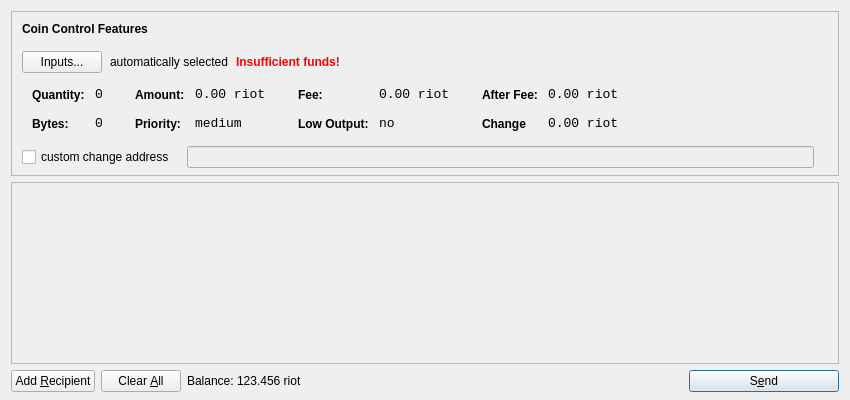
<?xml version="1.0" encoding="UTF-8"?>
<ui version="4.0">
 <class>SendCoinsDialog</class>
 <widget class="QDialog" name="SendCoinsDialog">
  <property name="geometry">
   <rect>
    <x>0</x>
    <y>0</y>
    <width>850</width>
    <height>400</height>
   </rect>
  </property>
  <property name="windowTitle">
   <string>Send Coins</string>
  </property>
  <layout class="QVBoxLayout" name="verticalLayout" stretch="0,1,0">
   <property name="bottomMargin">
    <number>8</number>
   </property>
   <item>
    <widget class="QFrame" name="frameCoinControl">
     <property name="sizePolicy">
      <sizepolicy hsizetype="Expanding" vsizetype="Expanding">
       <horstretch>0</horstretch>
       <verstretch>0</verstretch>
      </sizepolicy>
     </property>
     <property name="maximumSize">
      <size>
       <width>16777215</width>
       <height>16777215</height>
      </size>
     </property>
     <property name="frameShape">
      <enum>QFrame::StyledPanel</enum>
     </property>
     <property name="frameShadow">
      <enum>QFrame::Sunken</enum>
     </property>
     <layout class="QVBoxLayout" name="verticalLayoutCoinControl2">
      <property name="spacing">
       <number>-1</number>
      </property>
      <property name="leftMargin">
       <number>0</number>
      </property>
      <property name="topMargin">
       <number>0</number>
      </property>
      <property name="rightMargin">
       <number>0</number>
      </property>
      <property name="bottomMargin">
       <number>6</number>
      </property>
      <item>
       <layout class="QVBoxLayout" name="verticalLayoutCoinControl" stretch="0,0,0,0,1">
        <property name="spacing">
         <number>0</number>
        </property>
        <property name="leftMargin">
         <number>10</number>
        </property>
        <property name="topMargin">
         <number>10</number>
        </property>
        <item>
         <layout class="QHBoxLayout" name="horizontalLayoutCoinControl1">
          <property name="bottomMargin">
           <number>15</number>
          </property>
          <item>
           <widget class="QLabel" name="labelCoinControlFeatures">
            <property name="sizePolicy">
             <sizepolicy hsizetype="Preferred" vsizetype="Maximum">
              <horstretch>0</horstretch>
              <verstretch>0</verstretch>
             </sizepolicy>
            </property>
            <property name="font">
             <font>
              <weight>75</weight>
              <bold>true</bold>
             </font>
            </property>
            <property name="styleSheet">
             <string notr="true">font-weight:bold;</string>
            </property>
            <property name="text">
             <string>Coin Control Features</string>
            </property>
           </widget>
          </item>
         </layout>
        </item>
        <item>
         <layout class="QHBoxLayout" name="horizontalLayoutCoinControl2" stretch="0,0,0,0">
          <property name="spacing">
           <number>8</number>
          </property>
          <property name="bottomMargin">
           <number>10</number>
          </property>
          <item>
           <widget class="QPushButton" name="pushButtonCoinControl">
            <property name="styleSheet">
             <string notr="true"/>
            </property>
            <property name="text">
             <string>Inputs...</string>
            </property>
           </widget>
          </item>
          <item>
           <widget class="QLabel" name="labelCoinControlAutomaticallySelected">
            <property name="text">
             <string>automatically selected</string>
            </property>
            <property name="margin">
             <number>5</number>
            </property>
           </widget>
          </item>
          <item>
           <widget class="QLabel" name="labelCoinControlInsuffFunds">
            <property name="font">
             <font>
              <weight>75</weight>
              <bold>true</bold>
             </font>
            </property>
            <property name="styleSheet">
             <string notr="true">color:red;font-weight:bold;</string>
            </property>
            <property name="text">
             <string>Insufficient funds!</string>
            </property>
            <property name="margin">
             <number>5</number>
            </property>
           </widget>
          </item>
          <item>
           <spacer name="horizontalSpacerCoinControl">
            <property name="orientation">
             <enum>Qt::Horizontal</enum>
            </property>
            <property name="sizeHint" stdset="0">
             <size>
              <width>40</width>
              <height>1</height>
             </size>
            </property>
           </spacer>
          </item>
         </layout>
        </item>
        <item>
         <widget class="QWidget" name="widgetCoinControl" native="true">
          <property name="sizePolicy">
           <sizepolicy hsizetype="Preferred" vsizetype="Preferred">
            <horstretch>0</horstretch>
            <verstretch>0</verstretch>
           </sizepolicy>
          </property>
          <property name="minimumSize">
           <size>
            <width>0</width>
            <height>0</height>
           </size>
          </property>
          <property name="styleSheet">
           <string notr="true"/>
          </property>
          <layout class="QHBoxLayout" name="horizontalLayoutCoinControl5">
           <property name="margin">
            <number>0</number>
           </property>
           <item>
            <layout class="QHBoxLayout" name="horizontalLayoutCoinControl3" stretch="0,0,0,1">
             <property name="spacing">
              <number>20</number>
             </property>
             <property name="topMargin">
              <number>0</number>
             </property>
             <property name="bottomMargin">
              <number>10</number>
             </property>
             <item>
              <layout class="QFormLayout" name="formLayoutCoinControl1">
               <property name="horizontalSpacing">
                <number>10</number>
               </property>
               <property name="verticalSpacing">
                <number>14</number>
               </property>
               <property name="leftMargin">
                <number>10</number>
               </property>
               <property name="topMargin">
                <number>4</number>
               </property>
               <property name="rightMargin">
                <number>6</number>
               </property>
               <item row="0" column="0">
                <widget class="QLabel" name="labelCoinControlQuantityText">
                 <property name="styleSheet">
                  <string notr="true">font-weight:bold;</string>
                 </property>
                 <property name="text">
                  <string>Quantity:</string>
                 </property>
                 <property name="margin">
                  <number>0</number>
                 </property>
                </widget>
               </item>
               <item row="0" column="1">
                <widget class="QLabel" name="labelCoinControlQuantity">
                 <property name="font">
                  <font>
                   <family>Monospace</family>
                   <pointsize>10</pointsize>
                  </font>
                 </property>
                 <property name="cursor">
                  <cursorShape>IBeamCursor</cursorShape>
                 </property>
                 <property name="contextMenuPolicy">
                  <enum>Qt::ActionsContextMenu</enum>
                 </property>
                 <property name="text">
                  <string>0</string>
                 </property>
                 <property name="margin">
                  <number>0</number>
                 </property>
                 <property name="textInteractionFlags">
                  <set>Qt::LinksAccessibleByMouse|Qt::TextSelectableByKeyboard|Qt::TextSelectableByMouse</set>
                 </property>
                </widget>
               </item>
               <item row="1" column="0">
                <widget class="QLabel" name="labelCoinControlBytesText">
                 <property name="styleSheet">
                  <string notr="true">font-weight:bold;</string>
                 </property>
                 <property name="text">
                  <string>Bytes:</string>
                 </property>
                </widget>
               </item>
               <item row="1" column="1">
                <widget class="QLabel" name="labelCoinControlBytes">
                 <property name="font">
                  <font>
                   <family>Monospace</family>
                   <pointsize>10</pointsize>
                  </font>
                 </property>
                 <property name="cursor">
                  <cursorShape>IBeamCursor</cursorShape>
                 </property>
                 <property name="contextMenuPolicy">
                  <enum>Qt::ActionsContextMenu</enum>
                 </property>
                 <property name="text">
                  <string>0</string>
                 </property>
                 <property name="textInteractionFlags">
                  <set>Qt::LinksAccessibleByMouse|Qt::TextSelectableByKeyboard|Qt::TextSelectableByMouse</set>
                 </property>
                </widget>
               </item>
              </layout>
             </item>
             <item>
              <layout class="QFormLayout" name="formLayoutCoinControl2">
               <property name="horizontalSpacing">
                <number>10</number>
               </property>
               <property name="verticalSpacing">
                <number>14</number>
               </property>
               <property name="leftMargin">
                <number>6</number>
               </property>
               <property name="topMargin">
                <number>4</number>
               </property>
               <property name="rightMargin">
                <number>6</number>
               </property>
               <item row="0" column="0">
                <widget class="QLabel" name="labelCoinControlAmountText">
                 <property name="styleSheet">
                  <string notr="true">font-weight:bold;</string>
                 </property>
                 <property name="text">
                  <string>Amount:</string>
                 </property>
                 <property name="margin">
                  <number>0</number>
                 </property>
                </widget>
               </item>
               <item row="0" column="1">
                <widget class="QLabel" name="labelCoinControlAmount">
                 <property name="font">
                  <font>
                   <family>Monospace</family>
                   <pointsize>10</pointsize>
                  </font>
                 </property>
                 <property name="cursor">
                  <cursorShape>IBeamCursor</cursorShape>
                 </property>
                 <property name="contextMenuPolicy">
                  <enum>Qt::ActionsContextMenu</enum>
                 </property>
                 <property name="text">
                  <string>0.00 riot</string>
                 </property>
                 <property name="textInteractionFlags">
                  <set>Qt::LinksAccessibleByMouse|Qt::TextSelectableByKeyboard|Qt::TextSelectableByMouse</set>
                 </property>
                </widget>
               </item>
               <item row="1" column="0">
                <widget class="QLabel" name="labelCoinControlPriorityText">
                 <property name="styleSheet">
                  <string notr="true">font-weight:bold;</string>
                 </property>
                 <property name="text">
                  <string>Priority:</string>
                 </property>
                </widget>
               </item>
               <item row="1" column="1">
                <widget class="QLabel" name="labelCoinControlPriority">
                 <property name="font">
                  <font>
                   <family>Monospace</family>
                   <pointsize>10</pointsize>
                  </font>
                 </property>
                 <property name="cursor">
                  <cursorShape>IBeamCursor</cursorShape>
                 </property>
                 <property name="contextMenuPolicy">
                  <enum>Qt::ActionsContextMenu</enum>
                 </property>
                 <property name="text">
                  <string>medium</string>
                 </property>
                 <property name="textInteractionFlags">
                  <set>Qt::LinksAccessibleByMouse|Qt::TextSelectableByKeyboard|Qt::TextSelectableByMouse</set>
                 </property>
                </widget>
               </item>
              </layout>
             </item>
             <item>
              <layout class="QFormLayout" name="formLayoutCoinControl3">
               <property name="horizontalSpacing">
                <number>10</number>
               </property>
               <property name="verticalSpacing">
                <number>14</number>
               </property>
               <property name="leftMargin">
                <number>6</number>
               </property>
               <property name="topMargin">
                <number>4</number>
               </property>
               <property name="rightMargin">
                <number>6</number>
               </property>
               <item row="0" column="0">
                <widget class="QLabel" name="labelCoinControlFeeText">
                 <property name="styleSheet">
                  <string notr="true">font-weight:bold;</string>
                 </property>
                 <property name="text">
                  <string>Fee:</string>
                 </property>
                 <property name="margin">
                  <number>0</number>
                 </property>
                </widget>
               </item>
               <item row="0" column="1">
                <widget class="QLabel" name="labelCoinControlFee">
                 <property name="font">
                  <font>
                   <family>Monospace</family>
                   <pointsize>10</pointsize>
                  </font>
                 </property>
                 <property name="cursor">
                  <cursorShape>IBeamCursor</cursorShape>
                 </property>
                 <property name="contextMenuPolicy">
                  <enum>Qt::ActionsContextMenu</enum>
                 </property>
                 <property name="text">
                  <string>0.00 riot</string>
                 </property>
                 <property name="textInteractionFlags">
                  <set>Qt::LinksAccessibleByMouse|Qt::TextSelectableByKeyboard|Qt::TextSelectableByMouse</set>
                 </property>
                </widget>
               </item>
               <item row="1" column="0">
                <widget class="QLabel" name="labelCoinControlLowOutputText">
                 <property name="styleSheet">
                  <string notr="true">font-weight:bold;</string>
                 </property>
                 <property name="text">
                  <string>Low Output:</string>
                 </property>
                </widget>
               </item>
               <item row="1" column="1">
                <widget class="QLabel" name="labelCoinControlLowOutput">
                 <property name="font">
                  <font>
                   <family>Monospace</family>
                   <pointsize>10</pointsize>
                  </font>
                 </property>
                 <property name="cursor">
                  <cursorShape>IBeamCursor</cursorShape>
                 </property>
                 <property name="contextMenuPolicy">
                  <enum>Qt::ActionsContextMenu</enum>
                 </property>
                 <property name="text">
                  <string>no</string>
                 </property>
                 <property name="textInteractionFlags">
                  <set>Qt::LinksAccessibleByMouse|Qt::TextSelectableByKeyboard|Qt::TextSelectableByMouse</set>
                 </property>
                </widget>
               </item>
              </layout>
             </item>
             <item>
              <layout class="QFormLayout" name="formLayoutCoinControl4">
               <property name="horizontalSpacing">
                <number>10</number>
               </property>
               <property name="verticalSpacing">
                <number>14</number>
               </property>
               <property name="leftMargin">
                <number>6</number>
               </property>
               <property name="topMargin">
                <number>4</number>
               </property>
               <property name="rightMargin">
                <number>6</number>
               </property>
               <item row="0" column="0">
                <widget class="QLabel" name="labelCoinControlAfterFeeText">
                 <property name="styleSheet">
                  <string notr="true">font-weight:bold;</string>
                 </property>
                 <property name="text">
                  <string>After Fee:</string>
                 </property>
                 <property name="margin">
                  <number>0</number>
                 </property>
                </widget>
               </item>
               <item row="0" column="1">
                <widget class="QLabel" name="labelCoinControlAfterFee">
                 <property name="font">
                  <font>
                   <family>Monospace</family>
                   <pointsize>10</pointsize>
                  </font>
                 </property>
                 <property name="cursor">
                  <cursorShape>IBeamCursor</cursorShape>
                 </property>
                 <property name="contextMenuPolicy">
                  <enum>Qt::ActionsContextMenu</enum>
                 </property>
                 <property name="text">
                  <string>0.00 riot</string>
                 </property>
                 <property name="textInteractionFlags">
                  <set>Qt::LinksAccessibleByMouse|Qt::TextSelectableByKeyboard|Qt::TextSelectableByMouse</set>
                 </property>
                </widget>
               </item>
               <item row="1" column="0">
                <widget class="QLabel" name="labelCoinControlChangeText">
                 <property name="styleSheet">
                  <string notr="true">font-weight:bold;</string>
                 </property>
                 <property name="text">
                  <string>Change</string>
                 </property>
                </widget>
               </item>
               <item row="1" column="1">
                <widget class="QLabel" name="labelCoinControlChange">
                 <property name="font">
                  <font>
                   <family>Monospace</family>
                   <pointsize>10</pointsize>
                  </font>
                 </property>
                 <property name="cursor">
                  <cursorShape>IBeamCursor</cursorShape>
                 </property>
                 <property name="contextMenuPolicy">
                  <enum>Qt::ActionsContextMenu</enum>
                 </property>
                 <property name="text">
                  <string>0.00 riot</string>
                 </property>
                 <property name="textInteractionFlags">
                  <set>Qt::LinksAccessibleByMouse|Qt::TextSelectableByKeyboard|Qt::TextSelectableByMouse</set>
                 </property>
                </widget>
               </item>
              </layout>
             </item>
            </layout>
           </item>
          </layout>
         </widget>
        </item>
        <item>
         <layout class="QHBoxLayout" name="horizontalLayoutCoinControl4" stretch="0,0,0">
          <property name="spacing">
           <number>12</number>
          </property>
          <property name="sizeConstraint">
           <enum>QLayout::SetDefaultConstraint</enum>
          </property>
          <property name="topMargin">
           <number>5</number>
          </property>
          <property name="rightMargin">
           <number>5</number>
          </property>
          <item>
           <widget class="QCheckBox" name="checkBoxCoinControlChange">
            <property name="text">
             <string>custom change address</string>
            </property>
           </widget>
          </item>
          <item>
           <widget class="QLineEdit" name="lineEditCoinControlChange">
            <property name="enabled">
             <bool>false</bool>
            </property>
            <property name="sizePolicy">
             <sizepolicy hsizetype="Expanding" vsizetype="Fixed">
              <horstretch>0</horstretch>
              <verstretch>0</verstretch>
             </sizepolicy>
            </property>
           </widget>
          </item>
          <item>
           <widget class="QLabel" name="labelCoinControlChangeLabel">
            <property name="sizePolicy">
             <sizepolicy hsizetype="Preferred" vsizetype="Expanding">
              <horstretch>0</horstretch>
              <verstretch>0</verstretch>
             </sizepolicy>
            </property>
            <property name="minimumSize">
             <size>
              <width>0</width>
              <height>0</height>
             </size>
            </property>
            <property name="text">
             <string/>
            </property>
            <property name="margin">
             <number>3</number>
            </property>
           </widget>
          </item>
         </layout>
        </item>
        <item>
         <spacer name="verticalSpacerCoinControl">
          <property name="orientation">
           <enum>Qt::Vertical</enum>
          </property>
          <property name="sizeHint" stdset="0">
           <size>
            <width>800</width>
            <height>1</height>
           </size>
          </property>
         </spacer>
        </item>
       </layout>
      </item>
     </layout>
    </widget>
   </item>
   <item>
    <widget class="QScrollArea" name="scrollArea">
     <property name="widgetResizable">
      <bool>true</bool>
     </property>
     <widget class="QWidget" name="scrollAreaWidgetContents">
      <property name="geometry">
       <rect>
        <x>0</x>
        <y>0</y>
        <width>830</width>
        <height>165</height>
       </rect>
      </property>
      <layout class="QVBoxLayout" name="verticalLayout_2">
       <property name="margin">
        <number>0</number>
       </property>
       <item>
        <layout class="QVBoxLayout" name="entries">
         <property name="spacing">
          <number>6</number>
         </property>
        </layout>
       </item>
       <item>
        <spacer name="verticalSpacer">
         <property name="orientation">
          <enum>Qt::Vertical</enum>
         </property>
         <property name="sizeHint" stdset="0">
          <size>
           <width>20</width>
           <height>40</height>
          </size>
         </property>
        </spacer>
       </item>
      </layout>
     </widget>
    </widget>
   </item>
   <item>
    <layout class="QHBoxLayout" name="horizontalLayout">
     <item>
      <widget class="QPushButton" name="addButton">
       <property name="toolTip">
        <string>Send to multiple recipients at once</string>
       </property>
       <property name="text">
        <string>Add &amp;Recipient</string>
       </property>
       <property name="icon">
        <iconset resource="../bitcoin.qrc">
         <normaloff>:/icons/add</normaloff>:/icons/add</iconset>
       </property>
       <property name="autoDefault">
        <bool>false</bool>
       </property>
      </widget>
     </item>
     <item>
      <widget class="QPushButton" name="clearButton">
       <property name="sizePolicy">
        <sizepolicy hsizetype="Minimum" vsizetype="Fixed">
         <horstretch>0</horstretch>
         <verstretch>0</verstretch>
        </sizepolicy>
       </property>
       <property name="toolTip">
        <string>Remove all transaction fields</string>
       </property>
       <property name="text">
        <string>Clear &amp;All</string>
       </property>
       <property name="icon">
        <iconset resource="../bitcoin.qrc">
         <normaloff>:/icons/remove</normaloff>:/icons/remove</iconset>
       </property>
       <property name="autoRepeatDelay">
        <number>300</number>
       </property>
       <property name="autoDefault">
        <bool>false</bool>
       </property>
      </widget>
     </item>
     <item>
      <layout class="QHBoxLayout" name="horizontalLayout_2">
       <property name="spacing">
        <number>3</number>
       </property>
       <item>
        <widget class="QLabel" name="label">
         <property name="sizePolicy">
          <sizepolicy hsizetype="Preferred" vsizetype="Fixed">
           <horstretch>0</horstretch>
           <verstretch>0</verstretch>
          </sizepolicy>
         </property>
         <property name="text">
          <string>Balance:</string>
         </property>
        </widget>
       </item>
       <item>
        <widget class="QLabel" name="labelBalance">
         <property name="sizePolicy">
          <sizepolicy hsizetype="Preferred" vsizetype="Fixed">
           <horstretch>0</horstretch>
           <verstretch>0</verstretch>
          </sizepolicy>
         </property>
         <property name="cursor">
          <cursorShape>IBeamCursor</cursorShape>
         </property>
         <property name="text">
          <string>123.456 riot</string>
         </property>
         <property name="textInteractionFlags">
          <set>Qt::LinksAccessibleByMouse|Qt::TextSelectableByKeyboard|Qt::TextSelectableByMouse</set>
         </property>
        </widget>
       </item>
      </layout>
     </item>
     <item>
      <spacer name="horizontalSpacer">
       <property name="orientation">
        <enum>Qt::Horizontal</enum>
       </property>
       <property name="sizeHint" stdset="0">
        <size>
         <width>40</width>
         <height>20</height>
        </size>
       </property>
      </spacer>
     </item>
     <item>
      <widget class="QPushButton" name="sendButton">
       <property name="minimumSize">
        <size>
         <width>150</width>
         <height>0</height>
        </size>
       </property>
       <property name="toolTip">
        <string>Confirm the send action</string>
       </property>
       <property name="text">
        <string>S&amp;end</string>
       </property>
       <property name="icon">
        <iconset resource="../bitcoin.qrc">
         <normaloff>:/icons/send</normaloff>:/icons/send</iconset>
       </property>
       <property name="default">
        <bool>true</bool>
       </property>
      </widget>
     </item>
    </layout>
   </item>
  </layout>
 </widget>
 <resources>
  <include location="../bitcoin.qrc"/>
 </resources>
 <connections/>
</ui>
